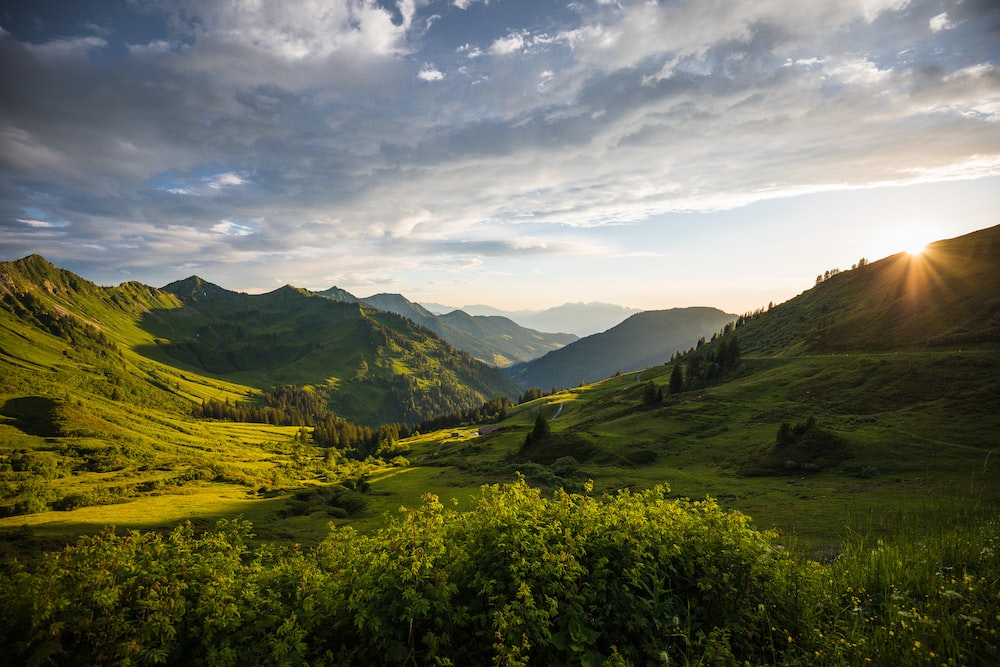
#> input picture DIP_2/landscape.jpg, 1000 x 667 px
$ python Log_transform.py
#> lines starting #> are read from the running program, lines starting #| are printed output that depends on the picture
from PIL import Image
import cv2
import numpy as np
import matplotlib.pyplot as plt

image_path = 'landscape.jpg'
image = Image.open(image_path)
#> image is the input picture: PIL image 1000x667 RGB; mean R, G, B 107.1, 108.5, 88.5

gray_image = cv2.cvtColor(np.array(image), cv2.COLOR_RGB2GRAY)
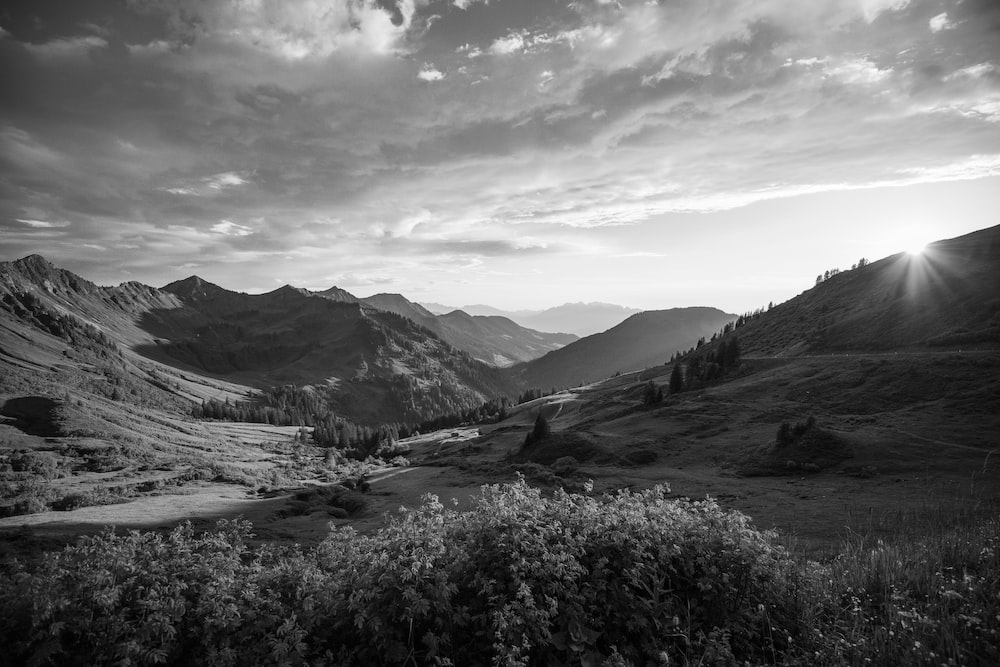
#> gray_image: shape (667, 1000); min 0, max 255, mean 105.8

gamma = .1

power_law_transformed = np.power(gray_image / float(np.max(gray_image)), gamma)
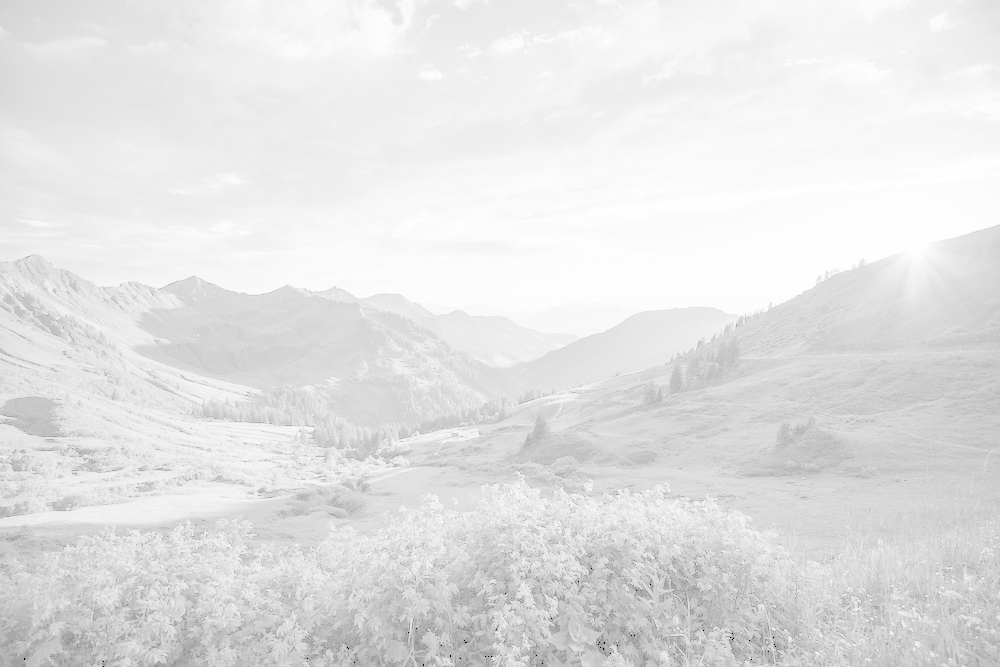
#> power_law_transformed: shape (667, 1000) float64; min 0, max 1, mean 0.892
power_law_transformed = np.uint8(power_law_transformed * 255)

original_image_float = gray_image.astype(np.float32)

inverse_log_transformed = cv2.log(1 + original_image_float)
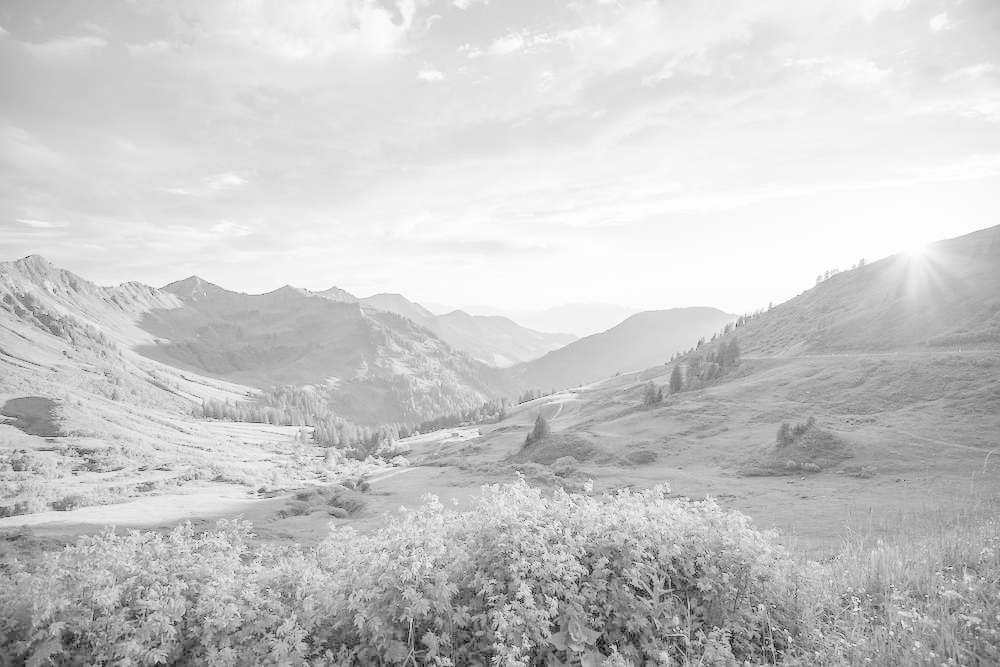
#> inverse_log_transformed: shape (667, 1000) float32; min 0, max 5.55, mean 4.38; drawn with min black and max white
inverse_log_transformed = np.uint8((inverse_log_transformed / np.max(inverse_log_transformed)) * 255)

plt.figure(figsize=(12, 6))

plt.subplot(1, 3, 1)
plt.imshow(gray_image, cmap='gray')
plt.title('Original Image')
plt.axis('off')

plt.subplot(1, 3, 2)
plt.imshow(power_law_transformed, cmap='gray')
plt.title('Power-Law Transformed')
plt.axis('off')

plt.subplot(1, 3, 3)
plt.imshow(inverse_log_transformed, cmap='gray')
plt.title('Inverse Logarithmic Transformed')
plt.axis('off')

plt.tight_layout()
plt.show()
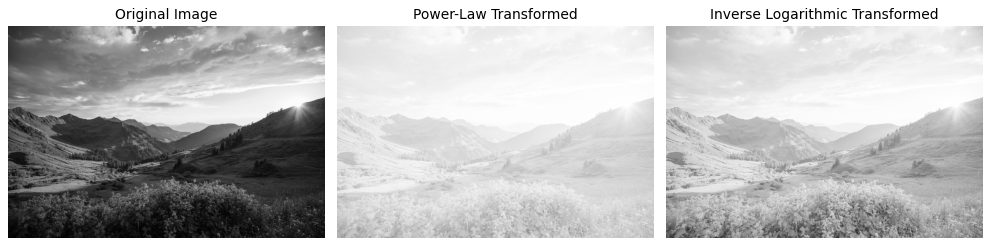
#> figure drawn by matplotlib, 3 panels
